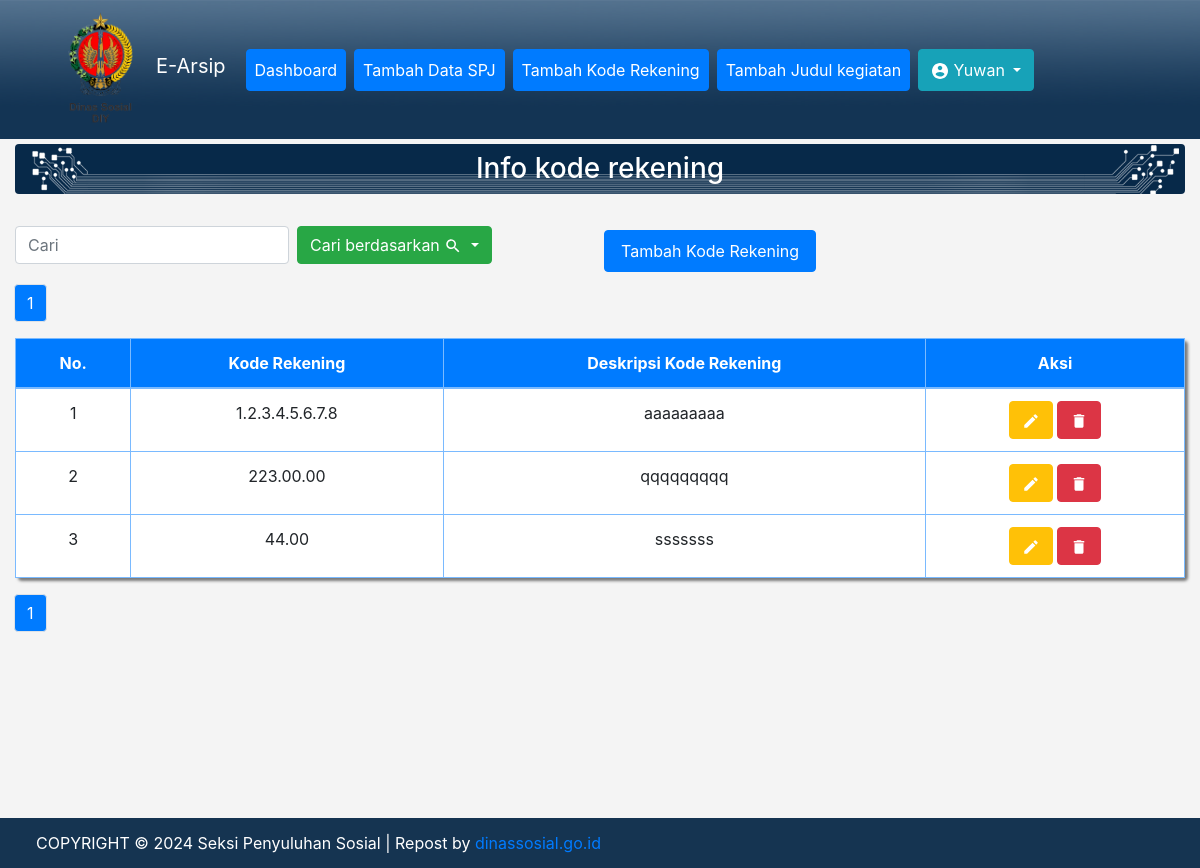
Screenshot of /kode_rekening.php (signed in) with the database file from the repository.
### tables this page shows
CREATE TABLE `kode_rekening` (
  `id_kode_rekening` int(11) NOT NULL,
  `kode_rekening` varchar(100) NOT NULL,
  `deskripsi_rekening` varchar(100) NOT NULL
);

### functions.php (called while the page is built, shortened)
<?php
$koneksi = mysqli_connect("localhost", "root", "" , "arsipfix") or die;
function query($query){
	global $koneksi;
	$result = mysqli_query($koneksi, $query);
	$rows = [];
	while ($row = mysqli_fetch_assoc($result)) {
		$rows[] = $row;
	}
	return $rows;
}
 ?>

### kode_rekening.php (the view, shortened to what this page needs)
<?php
require 'functions.php';
$jumlah_data_per_halaman = 20;
$jumlah_data = count(query("SELECT * FROM kode_rekening"));
$jumlah_halaman = ceil($jumlah_data / $jumlah_data_per_halaman);
$halaman_aktif = (isset($_GET['halaman'])) ? $_GET['halaman'] : 1;
$awal_data = ($jumlah_data_per_halaman * $halaman_aktif) - $jumlah_data_per_halaman;
$isi = query("SELECT * FROM kode_rekening ORDER BY kode_rekening ASC LIMIT $awal_data, $jumlah_data_per_halaman");
?>
<!doctype html>
<html lang="en">
<head>
	<link rel="stylesheet" href="vendor/bootstrap.min.css">
	<link rel="stylesheet" href="vendor/style.css">
</head>
<body class="bg">
	<?php include 'include/navbar.php'; ?>
	<section>
		<div class="container-fluid">
			<div class="row h3">
				<div class="col">
					<h3 class="bg-supergraphicss p-2 text-white text-center rounded">Info kode rekening</h3>
				</div>
			</div>
			<div class="row justify-content-center menu">
				<div class="col-md-6 mt-3 mb-2">
					<form class="form-inline" method="post">
						<input for="colFormLabel" class="form-control mr-sm-2" type="text" autocomplete="off" placeholder="Cari" aria-label="Search" name="keyword">
						<div class="dropdown">
							<button class="btn btn-success dropdown-toggle" type="button" id="dropdownMenuButton" data-toggle="dropdown" aria-haspopup="true" aria-expanded="false">
								Cari berdasarkan
								<img src="img/baseline_search_white_18dp.png">
							</button>
						</div>
					</form>
				</div>
				<div class="col-md-6 mt-3 mb-2">
				<div class="row aksi">
				<a class="nav-link btn btn-primary text-white m-1" href="tambah_kode_rekening.php">Tambah Kode Rekening</a>
			</div>
</div>
			</div>
			<div class="row">
				<div class="col-md-3">
					<nav aria-label="Page navigation example">
						<ul class="pagination pagination-md">
							<?php for ($i = 1; $i <= $jumlah_halaman; $i++) : ?>
								<?php if ($i == $halaman_aktif) : ?>
									<li class="page-item"><a class="rounded page-link bg-primary text-white" href="?halaman=<?= $i; ?>"><?= $i; ?></a></li>
								<?php else : ?>
									<li class="page-item"><a class="page-link" href="?halaman=<?= $i; ?>"><?= $i; ?></a></li>
								<?php endif; ?>
							<?php endfor; ?>
						</ul>
					</nav>
				</div>
			</div>
			<div class="row">
				<div class="col">
					<table class="rounded table bg-white table-bordered table-hover table-primary shadow-box">
						<thead>
							<tr class="bg-primary text-white text-center">
								<th>No.</th>
								<th>Kode Rekening</th>
								<th>Deskripsi Kode Rekening</th>
								<th class="aksi">Aksi</th>
							</tr>
						</thead>
						<tbody>
							<?php $i = 1; ?>
							<?php foreach ($isi as $row) : ?>
								<tr class="text-center">
									<td><?= $i; ?></td>
									<td><?= $row["kode_rekening"]; ?></td>
									<td><?= $row["deskripsi_rekening"]; ?></td>
									<td class="aksi">
										<a href="ubah_kode_rekening.php?id=<?= $row['id_kode_rekening']; ?>" onclick="return confirm('Apakah Anda Ingin Mengubah Data ?');" class="btn btn-warning text-center text-white">
											<img src="img/baseline_edit_white_18dp.png">
										</a>
										<a href="hapus_kode_rekening.php?id=<?= $row['id_kode_rekening']; ?>" onclick="return confirm('Apakah Anda Ingin Menghapus Data ?');" class="btn btn-danger text-center">
											<img src="img/baseline_delete_white_18dp.png">
										</a>
									</td>
								</tr>
								<?php $i++; ?>
							<?php endforeach; ?>
						</tbody>
					</table>
				</div>
			</div>
			<div class="row">
				<div class="col-md-3">
					<nav aria-label="Page navigation example">
						<ul class="pagination pagination-md">
							<?php for ($i = 1; $i <= $jumlah_halaman; $i++) : ?>
								<?php if ($i == $halaman_aktif) : ?>
									<li class="page-item"><a class="rounded page-link bg-primary text-white" href="?halaman=<?= $i; ?>"><?= $i; ?></a></li>
								<?php else : ?>
									<li class="page-item"><a class="page-link" href="?halaman=<?= $i; ?>"><?= $i; ?></a></li>
								<?php endif; ?>
							<?php endfor; ?>
						</ul>
					</nav>
				</div>
			</div>
		</div>
	</section>
	<div class="footer">
		COPYRIGHT &copy; <?= date('Y'); ?> Seksi Penyuluhan Sosial | Repost by <a href='https://dinassosial.go.id/' title='dinassosial.go.id' target='_blank'>dinassosial.go.id</a>
	</div>
</body>
</html>

### rows the page displays
kode_rekening: kode_rekening "1.2.3.4.5.6.7.8", deskripsi_rekening "aaaaaaaaa"
kode_rekening: kode_rekening "223.00.00", deskripsi_rekening "qqqqqqqqq"
kode_rekening: kode_rekening "44.00", deskripsi_rekening "sssssss"

### other values shown
$_SESSION["nama"] "Yuwan"
